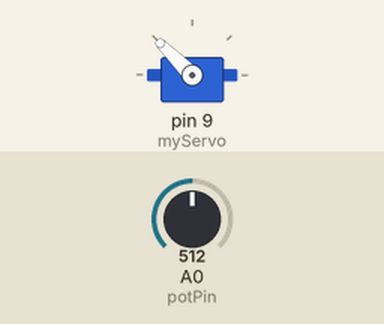
The sketch below on a simulated Arduino Uno, built with avr-gcc and run on an emulated ATmega328P. Shown: servo. Inputs (shaded band) come from the test bench; at power-on: A0 (potPin) = 512. What the sketch prints to the serial monitor is not drawn.

Above: at 1.2 s.
1.3 s: A0 (potPin) set to 716
At 2.5 s:
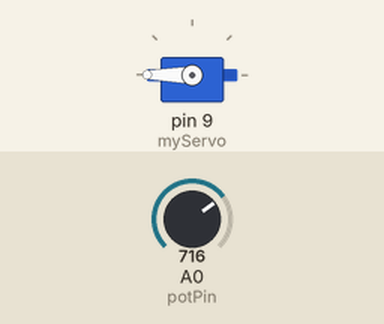
2.8 s: A0 (potPin) set to 306
At 3.9 s:
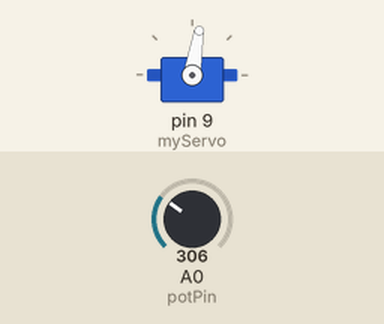
4.3 s: A0 (potPin) set to 122
At 4.9 s:
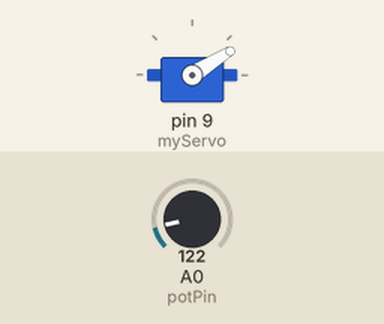
5.8 s: A0 (potPin) set to 0
At 6.1 s:
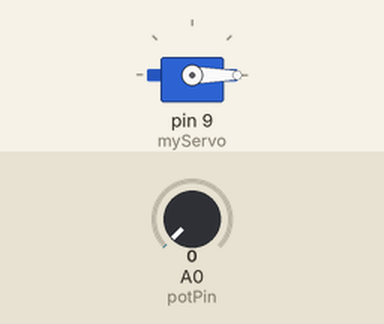
7.3 s: A0 (potPin) set to 511
At 8.4 s:
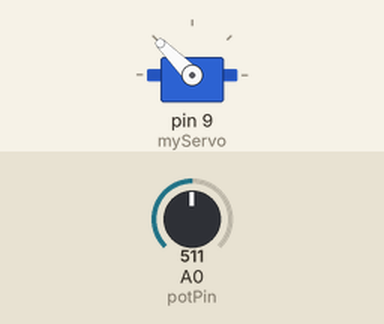
8.8 s: A0 (potPin) set to 900
At 9.7 s:
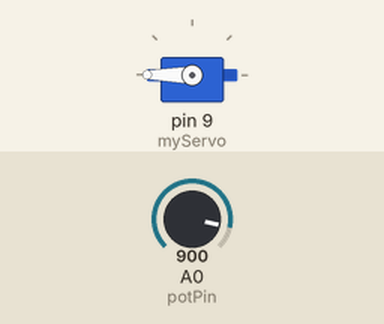
Timing chart, 0 to 11.3 s (numbered marks = the images above; inputs shaded):
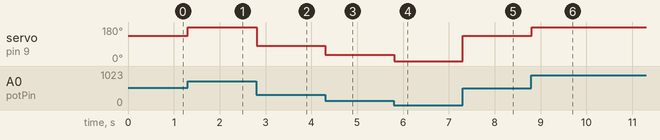

The sketch:

Control_servo_with_potenciometer.ino
```cpp
#include<Servo.h>

Servo myServo;

int potPin=0;
int val;


void setup() {
  Serial.begin(9600);
  myServo.attach(9);
}

void loop() {
 val = analogRead(potPin);
  val = map(val,0,680,0,180);
  myServo.write(val);
  Serial.println(val);
  delay(0);
}
```

Measured:
- after the input at 1.3 s, servo on pin 9 (myServo): 135° → 180° at once
- after the input at 2.8 s, servo on pin 9 (myServo): 180° → 81° at once
- after the input at 4.3 s, servo on pin 9 (myServo): 81° → 32° at once
- after the input at 5.8 s, servo on pin 9 (myServo): 32° → 0° at once
- after the input at 7.3 s, servo on pin 9 (myServo): 0° → 135° at once
- after the input at 8.8 s, servo on pin 9 (myServo): 135° → 180° at once
